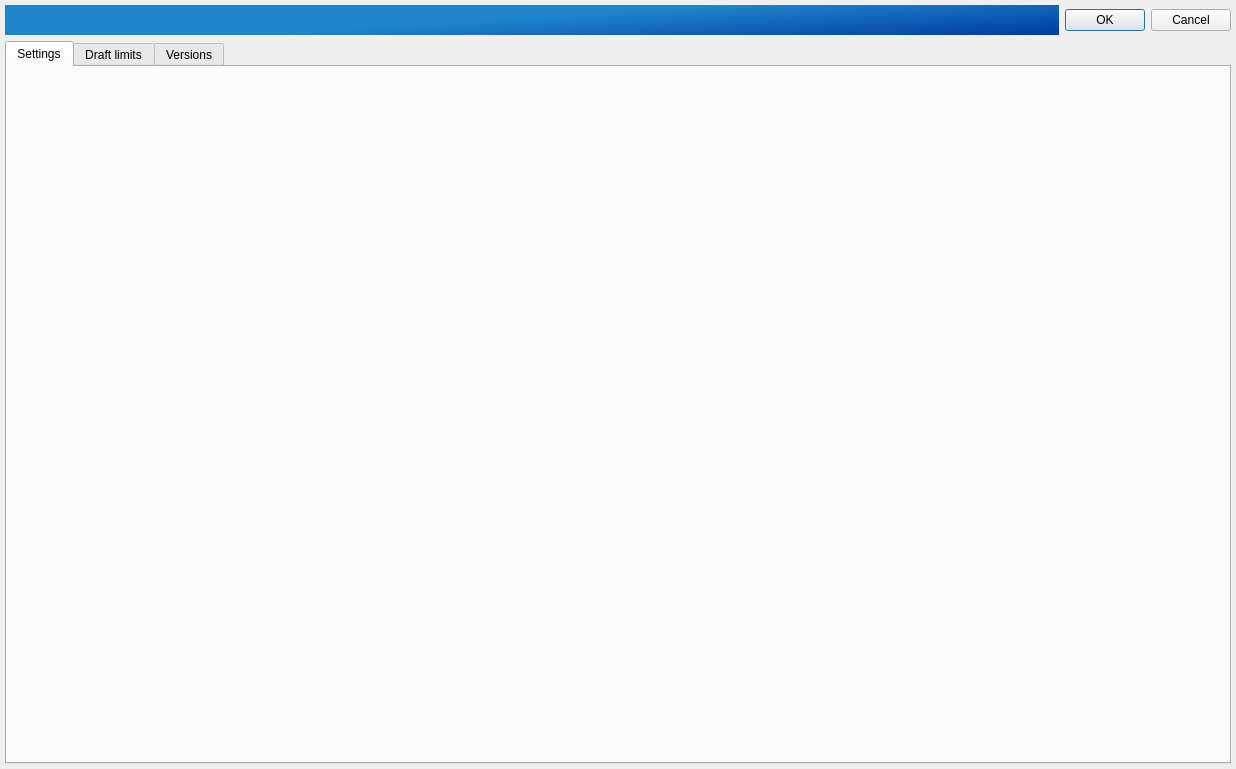
<?xml version="1.0" encoding="UTF-8"?>
<ui version="4.0">
 <class>StatisticalMonitoringDialog</class>
 <widget class="QDialog" name="StatisticalMonitoringDialog">
  <property name="geometry">
   <rect>
    <x>0</x>
    <y>0</y>
    <width>1236</width>
    <height>769</height>
   </rect>
  </property>
  <property name="windowTitle">
   <string/>
  </property>
  <property name="windowIcon">
   <iconset resource="gex.qrc">
    <normaloff>:/gex/icons/gex_application_48x48.png</normaloff>:/gex/icons/gex_application_48x48.png</iconset>
  </property>
  <layout class="QGridLayout" name="gridLayout" rowstretch="9,1" columnstretch="9,0">
   <property name="leftMargin">
    <number>5</number>
   </property>
   <property name="topMargin">
    <number>5</number>
   </property>
   <property name="rightMargin">
    <number>5</number>
   </property>
   <property name="bottomMargin">
    <number>5</number>
   </property>
   <item row="0" column="0">
    <layout class="QHBoxLayout" name="horizontalLayout" stretch="1,10">
     <property name="spacing">
      <number>0</number>
     </property>
     <item>
      <widget class="QLabel" name="label">
       <property name="minimumSize">
        <size>
         <width>0</width>
         <height>30</height>
        </size>
       </property>
       <property name="maximumSize">
        <size>
         <width>40</width>
         <height>16777215</height>
        </size>
       </property>
       <property name="styleSheet">
        <string notr="true">QLabel{
background: url(:/gex/icons/spm_task_small.png);
background-position: left;
background-repeat: no-repeat;
background-color: rgba(31, 132, 202, 255);
padding-right:2px;
}</string>
       </property>
       <property name="text">
        <string/>
       </property>
       <property name="alignment">
        <set>Qt::AlignJustify|Qt::AlignVCenter</set>
       </property>
       <property name="margin">
        <number>0</number>
       </property>
      </widget>
     </item>
     <item>
      <widget class="QLabel" name="label_3">
       <property name="toolTip">
        <string/>
       </property>
       <property name="styleSheet">
        <string notr="true">QLabel{
background-color: qlineargradient(spread:pad, x1:1, y1:1, x2:0.355, y2:0.699, stop:0 rgba(0, 58, 163, 255), stop:1  rgba(31, 132, 202, 255));
font: italic 20pt &quot;Futura&quot; ;
font-weight: bold;
font-size: 22px;
color:white
}
</string>
       </property>
       <property name="frameShape">
        <enum>QFrame::NoFrame</enum>
       </property>
       <property name="lineWidth">
        <number>2</number>
       </property>
       <property name="text">
        <string/>
       </property>
       <property name="scaledContents">
        <bool>false</bool>
       </property>
       <property name="alignment">
        <set>Qt::AlignLeading|Qt::AlignLeft|Qt::AlignVCenter</set>
       </property>
      </widget>
     </item>
    </layout>
   </item>
   <item row="0" column="1">
    <widget class="QDialogButtonBox" name="buttonBox_OkCancel">
     <property name="orientation">
      <enum>Qt::Horizontal</enum>
     </property>
     <property name="standardButtons">
      <set>QDialogButtonBox::Cancel|QDialogButtonBox::Ok</set>
     </property>
    </widget>
   </item>
   <item row="1" column="0" colspan="2">
    <widget class="QTabWidget" name="tabWidget">
     <property name="layoutDirection">
      <enum>Qt::LeftToRight</enum>
     </property>
     <property name="tabPosition">
      <enum>QTabWidget::North</enum>
     </property>
     <property name="currentIndex">
      <number>0</number>
     </property>
     <widget class="QWidget" name="tabSettings">
      <attribute name="title">
       <string>Settings</string>
      </attribute>
      <layout class="QVBoxLayout" name="layoutSettings">
       <property name="spacing">
        <number>5</number>
       </property>
       <property name="leftMargin">
        <number>5</number>
       </property>
       <property name="topMargin">
        <number>5</number>
       </property>
       <property name="rightMargin">
        <number>5</number>
       </property>
       <property name="bottomMargin">
        <number>5</number>
       </property>
      </layout>
     </widget>
     <widget class="QWidget" name="tabDraftLimits">
      <attribute name="title">
       <string>Draft limits</string>
      </attribute>
      <layout class="QVBoxLayout" name="layoutCompute">
       <property name="spacing">
        <number>5</number>
       </property>
       <property name="leftMargin">
        <number>5</number>
       </property>
       <property name="topMargin">
        <number>5</number>
       </property>
       <property name="rightMargin">
        <number>5</number>
       </property>
       <property name="bottomMargin">
        <number>5</number>
       </property>
      </layout>
     </widget>
     <widget class="QWidget" name="tabVersions">
      <attribute name="title">
       <string>Versions</string>
      </attribute>
      <layout class="QVBoxLayout" name="layoutProd">
       <property name="spacing">
        <number>5</number>
       </property>
       <property name="leftMargin">
        <number>5</number>
       </property>
       <property name="topMargin">
        <number>5</number>
       </property>
       <property name="rightMargin">
        <number>5</number>
       </property>
       <property name="bottomMargin">
        <number>5</number>
       </property>
      </layout>
     </widget>
    </widget>
   </item>
  </layout>
 </widget>
 <resources>
  <include location="../../gex.qrc"/>
 </resources>
 <connections/>
</ui>
